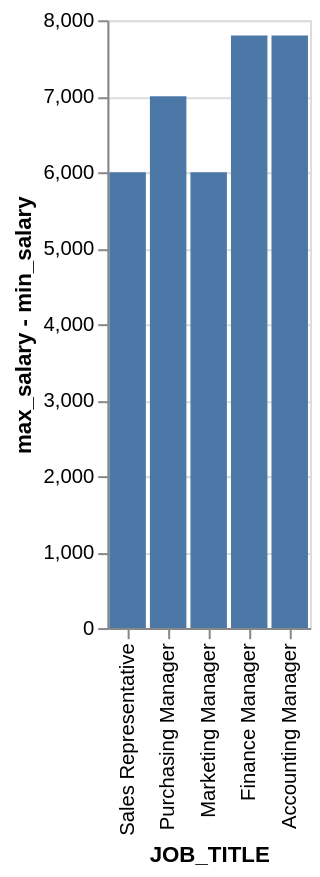

Describe this chart as a Vega-Lite specification.
### Vega-Lite specification from a JSON file in a GitHub repository (floating-point values rounded to 4 significant figures)
{"data": {"values": [{"x_data": "Finance Manager", "y_data": 7800}, {"x_data": "Accounting Manager", "y_data": 7800}, {"x_data": "Sales Representative", "y_data": 6000}, {"x_data": "Purchasing Manager", "y_data": 7000}, {"x_data": "Marketing Manager", "y_data": 6000}]}, "mark": "bar", "encoding": {"x": {"field": "x_data", "type": "nominal", "title": "JOB_TITLE", "sort": "descending"}, "y": {"field": "y_data", "type": "quantitative", "title": "max_salary - min_salary"}}}
